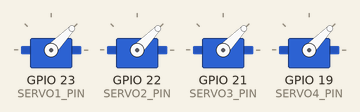
Recording of a sketch running on a simulated ESP32. Shown: 4 × servo. Servo pulses on a pin are drawn as a servo (544–2400 µs = 0–180°).

Above: at 0.05 s.
At 0.95 s:
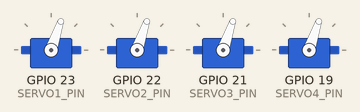
At 1.6 s:
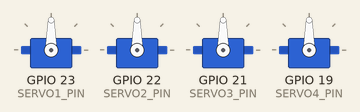
At 3.15 s:
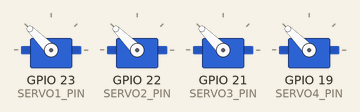
At 4.7 s:
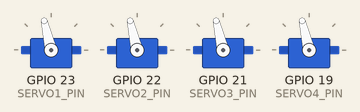
At 6.3 s:
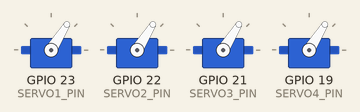
Timing chart, 0 to 8.8 s (numbered marks = the images above):
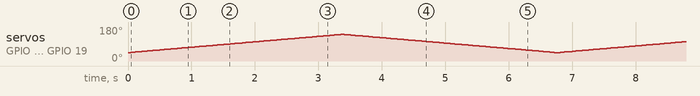

The sketch:

Servo_32_test.ino
```cpp
#define SERVO1_PIN 23
#define SERVO2_PIN 22
#define SERVO3_PIN 21
#define SERVO4_PIN 19

// PWM parameters
const int freq = 50; // Frequency for servo motors
const int resolution = 16; // Higher resolution for more precise control
const int minDutyCycle = 3277; // Corresponds to 5% duty cycle
const int maxDutyCycle = 6554; // Corresponds to 10% duty cycle

// Define channels for each servo
const int servoChannel1 = 0;
const int servoChannel2 = 1;
const int servoChannel3 = 2;
const int servoChannel4 = 3;

void setup() {
  // Set servo pins as output
  pinMode(SERVO1_PIN, OUTPUT);
  pinMode(SERVO2_PIN, OUTPUT);
  pinMode(SERVO3_PIN, OUTPUT);
  pinMode(SERVO4_PIN, OUTPUT);

  // Configure PWM functionalities for each channel
  ledcSetup(servoChannel1, freq, resolution);
  ledcSetup(servoChannel2, freq, resolution);
  ledcSetup(servoChannel3, freq, resolution);
  ledcSetup(servoChannel4, freq, resolution);

  // Attach the channels to the corresponding GPIOs
  ledcAttachPin(SERVO1_PIN, servoChannel1);
  ledcAttachPin(SERVO2_PIN, servoChannel2);
  ledcAttachPin(SERVO3_PIN, servoChannel3);
  ledcAttachPin(SERVO4_PIN, servoChannel4);
}

void loop() {

  // Sweep the servos from min to max position
  for (int dutyCycle = minDutyCycle; dutyCycle <= maxDutyCycle; dutyCycle++) {
    ledcWrite(servoChannel1, dutyCycle);
    ledcWrite(servoChannel2, dutyCycle);
    ledcWrite(servoChannel3, dutyCycle);
    ledcWrite(servoChannel4, dutyCycle);
    delay(1);
  }

  // Sweep the servos from max to min position
  for (int dutyCycle = maxDutyCycle; dutyCycle >= minDutyCycle; dutyCycle--) {
    ledcWrite(servoChannel1, dutyCycle);
    ledcWrite(servoChannel2, dutyCycle);
    ledcWrite(servoChannel3, dutyCycle);
    ledcWrite(servoChannel4, dutyCycle);
    delay(1);
  }

}
```
